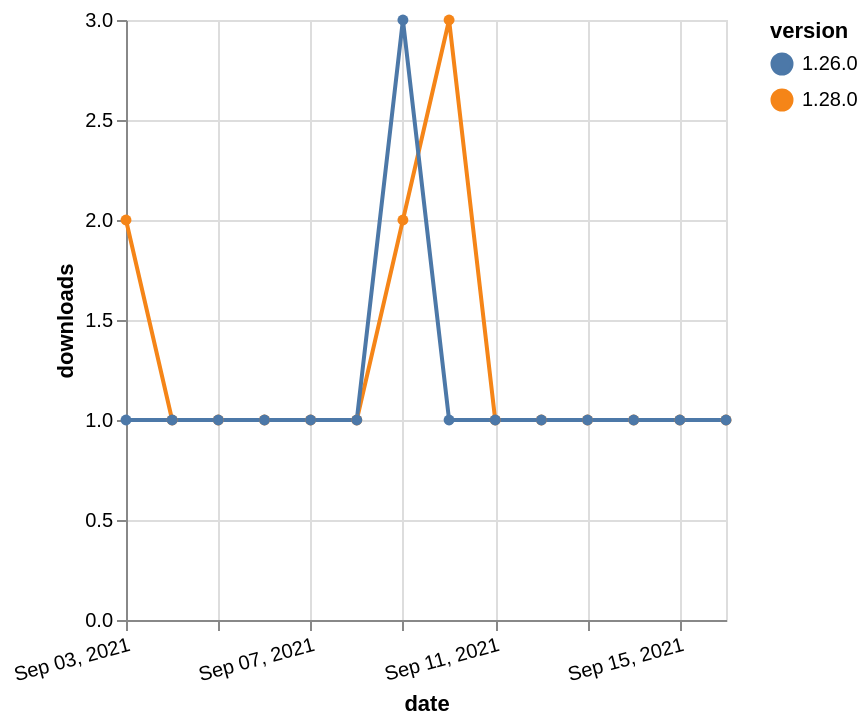

The Vega-Lite source for this figure:
### Vega-Lite specification from a JSON file in a GitHub repository (floating-point values rounded to 4 significant figures)
{"$schema": "https://vega.github.io/schema/vega-lite/v5.json", "description": "A simple bar chart with embedded data.", "data": {"values": [{"date": "2021-09-03", "total": 131, "delta": 2, "version": "1.28.0"}, {"date": "2021-09-04", "total": 132, "delta": 1, "version": "1.28.0"}, {"date": "2021-09-05", "total": 133, "delta": 1, "version": "1.28.0"}, {"date": "2021-09-06", "total": 134, "delta": 1, "version": "1.28.0"}, {"date": "2021-09-07", "total": 135, "delta": 1, "version": "1.28.0"}, {"date": "2021-09-08", "total": 136, "delta": 1, "version": "1.28.0"}, {"date": "2021-09-09", "total": 138, "delta": 2, "version": "1.28.0"}, {"date": "2021-09-10", "total": 141, "delta": 3, "version": "1.28.0"}, {"date": "2021-09-11", "total": 142, "delta": 1, "version": "1.28.0"}, {"date": "2021-09-12", "total": 143, "delta": 1, "version": "1.28.0"}, {"date": "2021-09-13", "total": 144, "delta": 1, "version": "1.28.0"}, {"date": "2021-09-14", "total": 145, "delta": 1, "version": "1.28.0"}, {"date": "2021-09-15", "total": 146, "delta": 1, "version": "1.28.0"}, {"date": "2021-09-16", "total": 147, "delta": 1, "version": "1.28.0"}, {"date": "2021-09-03", "total": 198, "delta": 1, "version": "1.26.0"}, {"date": "2021-09-04", "total": 199, "delta": 1, "version": "1.26.0"}, {"date": "2021-09-05", "total": 200, "delta": 1, "version": "1.26.0"}, {"date": "2021-09-06", "total": 201, "delta": 1, "version": "1.26.0"}, {"date": "2021-09-07", "total": 202, "delta": 1, "version": "1.26.0"}, {"date": "2021-09-08", "total": 203, "delta": 1, "version": "1.26.0"}, {"date": "2021-09-09", "total": 206, "delta": 3, "version": "1.26.0"}, {"date": "2021-09-10", "total": 207, "delta": 1, "version": "1.26.0"}, {"date": "2021-09-11", "total": 208, "delta": 1, "version": "1.26.0"}, {"date": "2021-09-12", "total": 209, "delta": 1, "version": "1.26.0"}, {"date": "2021-09-13", "total": 210, "delta": 1, "version": "1.26.0"}, {"date": "2021-09-14", "total": 211, "delta": 1, "version": "1.26.0"}, {"date": "2021-09-15", "total": 212, "delta": 1, "version": "1.26.0"}, {"date": "2021-09-16", "total": 213, "delta": 1, "version": "1.26.0"}]}, "width": "container", "mark": {"type": "line", "point": {"filled": true}}, "encoding": {"x": {"field": "date", "type": "temporal", "timeUnit": "yearmonthdate", "title": "date", "axis": {"labelAngle": -15}}, "y": {"field": "delta", "type": "quantitative", "title": "downloads"}, "color": {"field": "version", "type": "nominal"}, "tooltip": {"field": "delta"}}}
